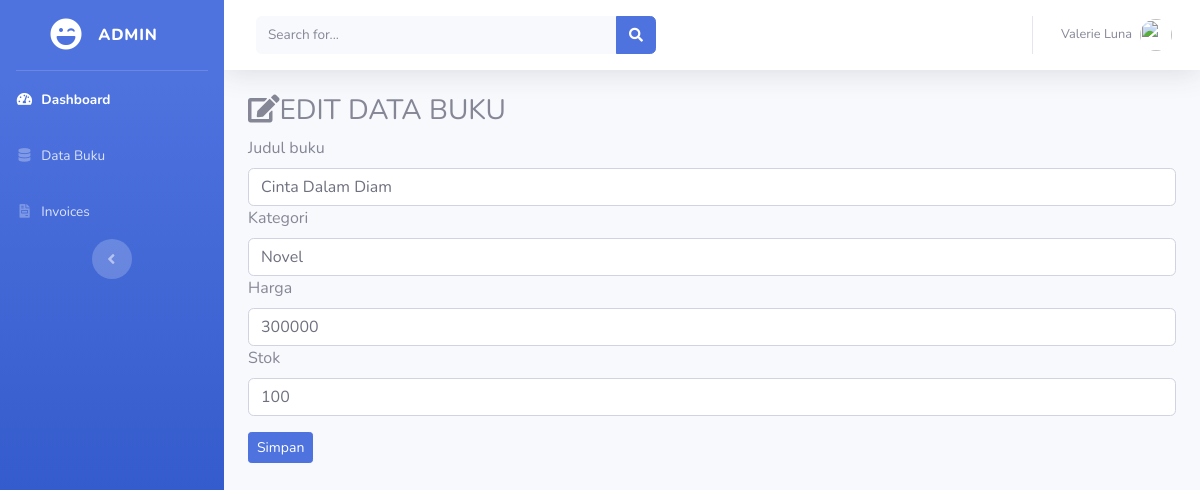
Screenshot of /index.php/admin/data_buku/edit/3 with the database file from the repository.
### tables this page shows
CREATE TABLE IF NOT EXISTS `tb_buku` (
  `id_buku` int(11) NOT NULL AUTO_INCREMENT,
  `judul_buku` varchar(120) NOT NULL,
  `kategori` varchar(60) NOT NULL,
  `harga` int(11) NOT NULL,
  `stok` int(4) NOT NULL,
  `gambar` text NOT NULL,
  PRIMARY KEY (`id_buku`)
);

### application/controllers/admin/data_buku.php (called while the page is built, shortened)
<?php
class Data_buku extends CI_Controller{
	public function edit($id)
	{
		$where = array('id_buku' =>$id);
		$data['buku'] = $this->model_buku->edit_buku($where, 'tb_buku')->result();
		$this->load->view('templates_admin/header');
		$this->load->view('templates_admin/sidebar');
		$this->load->view('admin/edit_buku', $data);
		$this->load->view('templates_admin/footer');
	}
}

### index.php (called while the page is built, shortened)
<?php
require_once BASEPATH.'core/CodeIgniter.php';

### application/models/model_buku.php (called while the page is built, shortened)
<?php
class Model_buku extends CI_Model{
	public function edit_buku($where,$table){
		return $this->db->get_where($table,$where);
	}
}

### application/views/admin/edit_buku.php (the view, shortened to what this page needs)
<div class="container-fluid">
	<h3><i class="fas fa-edit"></i>EDIT DATA BUKU</h3>
	<?php foreach($buku as $buku) :?>
		<form method="post" action="<?php echo base_url(). 'admin/data_buku/update' ; ?>">
		<div class="for-group">
			<label>Judul buku</label>
			<input type="text" name="judul_buku" class="form-control" value="<?php echo $buku->judul_buku ?>">
		</div>
		<div class="for-group">
			<label>Kategori</label>
			<input type="text" name="kategori" class="form-control" value="<?php echo $buku->kategori ?>">
		</div>
		<div class="for-group">
			<label>Harga</label>
			<input type="text" name="harga" class="form-control" value="<?php echo $buku->harga ?>">
		</div>
		<div class="for-group">
			<label>Stok</label>
			<input type="text" name="stok" class="form-control" value="<?php echo $buku->stok ?>">
		</div>
		<button type="submit" class="btn btn-primary btn-sm mt-3"> Simpan</button>
		</form>
	<?php endforeach; ?>
</div>

### rows the page displays
tb_buku: judul_buku "Cinta Dalam Diam", kategori "Novel", harga "300000", stok "100"
